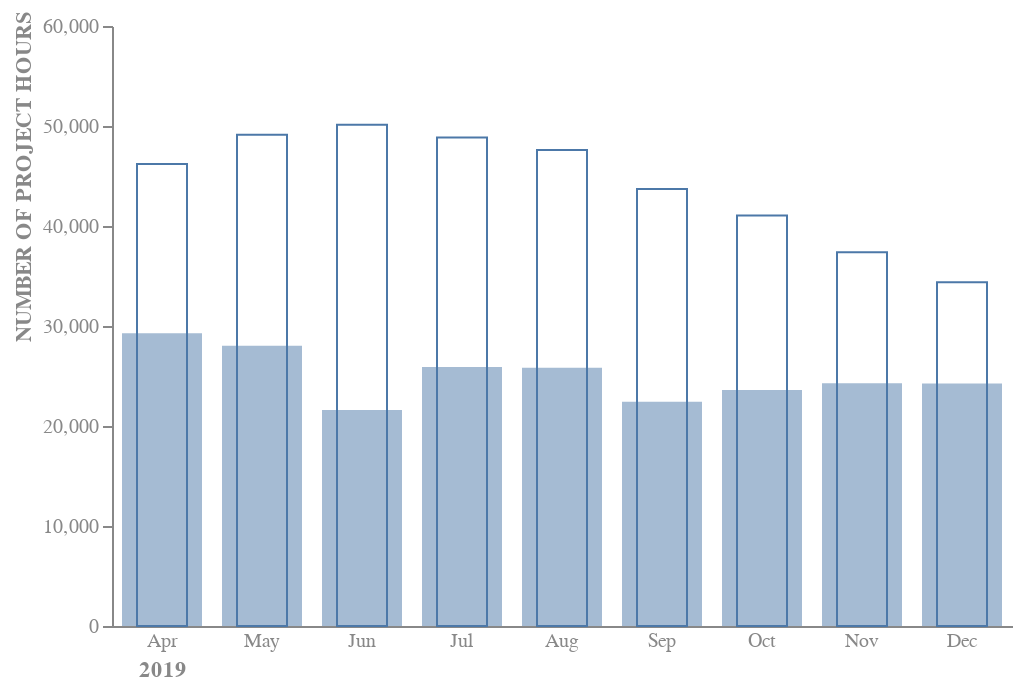

Notebook source saved alongside this figure:
### Markdown cell above
![Alt text](\Images\2_4b.png)

### Code cell
demand = alt.Chart(demand_2019, width = alt.Step(50)).mark_bar(
    filled = False    
    ).encode(
    y = alt.Y('Value', 
              axis = alt.Axis(grid = False, titleY = 75, labelColor = "#888888", titleColor = '#888888'), 
              scale = alt.Scale(domain = [0, 60000]), 
              title = "NUMBER OF PROJECT HOURS"),
    x = alt.X('month', 
              sort = None, 
              axis = alt.Axis(labelAngle = 0, titleX = 20, labelColor = "#888888", titleColor = '#888888', ticks = False), 
              title = "2019")
    )

capacity = alt.Chart(capacity_2019).mark_bar(
    size = 40
    ).encode(
    y = alt.Y('Value', 
              axis = alt.Axis(grid = False, titleY = 75, labelColor = "#888888", titleColor = '#888888'), 
              scale = alt.Scale(domain = [0, 60000]), 
              title = "NUMBER OF PROJECT HOURS"),
    x = alt.X('month', 
              sort = None, 
              axis = alt.Axis(labelAngle = 0, titleX = 25, labelColor = "#888888", titleColor = '#888888', ticks = False), 
              title = "2019"),
    opacity = alt.value(0.5)
    )

final = capacity + demand
final.configure_scale(
    bandPaddingInner = 0.5
).configure_view(stroke = None)

### Figure 1 — Vega-Lite specification as saved in the notebook (floating-point values rounded to 4 significant figures)
{"config": {"view": {"continuousWidth": 300, "continuousHeight": 300, "stroke": null}, "scale": {"bandPaddingInner": 0.5}}, "layer": [{"data": {"name": "data-6563dc1165a072f2ab68a801d7f1a3ed"}, "mark": {"type": "bar", "size": 40}, "encoding": {"opacity": {"value": 0.5}, "x": {"axis": {"labelAngle": 0, "labelColor": "#888888", "ticks": false, "titleColor": "#888888", "titleX": 25}, "field": "month", "sort": null, "title": "2019", "type": "nominal"}, "y": {"axis": {"grid": false, "labelColor": "#888888", "titleColor": "#888888", "titleY": 75}, "field": "Value", "scale": {"domain": [0, 60000]}, "title": "NUMBER OF PROJECT HOURS", "type": "quantitative"}}}, {"data": {"name": "data-e534e8b67a67e2c71dfef5a17d5b54f3"}, "mark": {"type": "bar", "filled": false}, "encoding": {"x": {"axis": {"labelAngle": 0, "labelColor": "#888888", "ticks": false, "titleColor": "#888888", "titleX": 20}, "field": "month", "sort": null, "title": "2019", "type": "nominal"}, "y": {"axis": {"grid": false, "labelColor": "#888888", "titleColor": "#888888", "titleY": 75}, "field": "Value", "scale": {"domain": [0, 60000]}, "title": "NUMBER OF PROJECT HOURS", "type": "quantitative"}}}], "width": {"step": 50}, "$schema": "https://vega.github.io/schema/vega-lite/v5.8.0.json", "datasets": {"data-6563dc1165a072f2ab68a801d7f1a3ed": [{"Metric": "CAPACITY", "Value": 29263, "year": 2019, "month": "Apr"}, {"Metric": "CAPACITY", "Value": 28037, "year": 2019, "month": "May"}, {"Metric": "CAPACITY", "Value": 21596, "year": 2019, "month": "Jun"}, {"Metric": "CAPACITY", "Value": 25895, "year": 2019, "month": "Jul"}, {"Metric": "CAPACITY", "Value": 25813, "year": 2019, "month": "Aug"}, {"Metric": "CAPACITY", "Value": 22427, "year": 2019, "month": "Sep"}, {"Metric": "CAPACITY", "Value": 23605, "year": 2019, "month": "Oct"}, {"Metric": "CAPACITY", "Value": 24263, "year": 2019, "month": "Nov"}, {"Metric": "CAPACITY", "Value": 24243, "year": 2019, "month": "Dec"}], "data-e534e8b67a67e2c71dfef5a17d5b54f3": [{"Metric": "DEMAND", "Value": 46193, "year": 2019, "month": "Apr"}, {"Metric": "DEMAND", "Value": 49131, "year": 2019, "month": "May"}, {"Metric": "DEMAND", "Value": 50124, "year": 2019, "month": "Jun"}, {"Metric": "DEMAND", "Value": 48850, "year": 2019, "month": "Jul"}, {"Metric": "DEMAND", "Value": 47602, "year": 2019, "month": "Aug"}, {"Metric": "DEMAND", "Value": 43697, "year": 2019, "month": "Sep"}, {"Metric": "DEMAND", "Value": 41058, "year": 2019, "month": "Oct"}, {"Metric": "DEMAND", "Value": 37364, "year": 2019, "month": "Nov"}, {"Metric": "DEMAND", "Value": 34364, "year": 2019, "month": "Dec"}]}}
